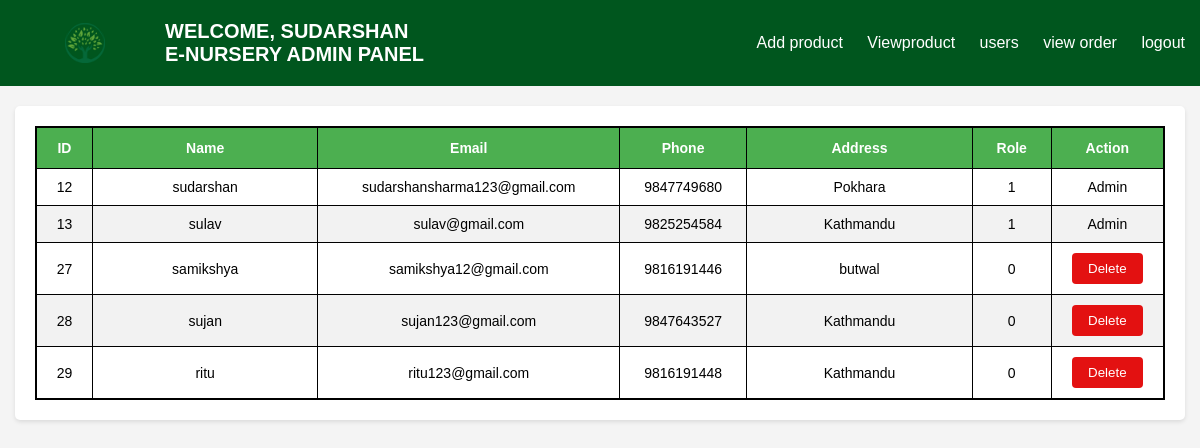
The page /AIV0/adminside/users.php (signed in) on the database its author committed.
### tables this page shows
CREATE TABLE `customeruser` (
  `id` int(11) NOT NULL,
  `username` varchar(20) NOT NULL,
  `phone` varchar(20) NOT NULL,
  `Email` varchar(30) NOT NULL,
  `Password` varchar(20) NOT NULL,
  `role` int(11) NOT NULL,
  `address` varchar(50) NOT NULL
);

### AIV0/adminside/users.php (the view, shortened to what this page needs)
<?php
include "../include/db.php";
$query = "SELECT * FROM customeruser";
$result = mysqli_query($conn, $query);
?>
<!DOCTYPE html>
<html lang="en">
<head>
    <link rel="stylesheet" href="https://cdnjs.cloudflare.com/ajax/libs/font-awesome/6.5.1/css/all.min.css" />
    <link rel="stylesheet" href="viewuser.css">
</head>
<body>
    <?php include 'header.php'; ?>
    <div class="container">
        <section class="display_product">
    <table >
        <thead>
            <tr>
                <th>ID</th>
                <th>Name</th>
                <th>Email</th>
                <th>Phone</th>
                <th>Address</th>
                <th>Role</th>
                <th>Action</th>
            </tr>
        </thead>
        <tbody>
            <?php
            if (mysqli_num_rows($result) > 0) {
                while ($row = mysqli_fetch_assoc($result)) {
                    echo "<tr>
                        <td>" . $row['id'] . "</td>
                        <td>" . $row['username'] . "</td>
                        <td>" . $row['Email'] . "</td>
                        <td>" . $row['phone'] . "</td>
                        <td>" . $row['address'] . "</td>
                        <td>" . $row['role'] . "</td>
                    <td>
                        <form action='Useredit.php' method='post'>
                        <input type='hidden' name='id' value='" . $row['id'] . "'>
                        <input type='hidden' name='name' value='" . $row['username'] . "'>
                        <input type='hidden' name='email' value='" . $row['Email'] . "'>
                        <input type='hidden' name='phone' value='" . $row['phone'] . "'>
                        <input type='hidden' name='address' value='" . $row['address'] . "'>
                        <input type='hidden' name='role' value='" . $row['role'] . "'>
                        ";
                        if($row['role']==1){
                            echo "Admin";
                        }
                        else{
                            echo "
                        </form>
                        <form action='userdelete.php' method='post'>
                        <input type='hidden' name='id' value='" . $row['id'] . "'>
                        <button type='submit' name='delete' class='deltetn'>Delete</button>
                        </form>
                    </td>
                    </tr>";
                        }
                }
            } else {
                echo "<tr><td colspan='4'>No users found</td></tr>";
            }
            ?>
        </tbody>
    </table>
</body>
</html>

### AIV0/adminside/header.php (shortened to what this page needs)
  <?php
$admin_name = $_SESSION['username'];
?>
  <header class="header">
<div class="header_body">
<div class="logo">
      <img src="../img/logo.png" alt="Nature's Nursery">
      <div class="logo-text">
      <h1 style="font-size: 20px;">Welcome, <?php echo $admin_name; ?></h1>
        <span class="green">E-nursery</span> <span class="white">Admin</span>  <span class="white">Panel</span>
      </div>
    </div>
<nav class="navbar">
    <a href="admin.php">Add product</a>
    <a href="viewproducts.php">Viewproduct</a>
    <a href="users.php">users</a>
    <a href="vieworders.php">view order</a>
    <a href="../userside/logout.php">logout</a>
</nav>
</div>
</header>

### AIV0/adminside/viewuser.css (style rules this page uses)
.header { background-color: #00561e; color: #fff; padding: 20px 0; }
.header_body { display: flex; justify-content: space-between; align-items: center; max-width: 1200px; margin: 0 auto; padding: 0 15px; }
.logo { font-size: 24px; text-decoration: none; color: #fff; }
.navbar a { color: #fff; text-decoration: none; margin-left: 20px; transition: opacity 0.3s ease; }
* { margin: 0; padding: 0; box-sizing: border-box; }
body { font-family: Arial, sans-serif; background-color: #f4f4f4; }
.container { max-width: 1200px; margin: 20px auto; padding: 0 15px; }
section { background-color: #fff; padding: 20px; border-radius: 5px; box-shadow: 0 2px 4px rgba(0, 0, 0, 0.1); }
.logo { display: flex; align-items: center; margin-left: 50px; }
.logo img { height: 40px; margin-right: 60px; }
.logo-text { font-size: 20px; font-weight: bold; text-transform: uppercase; }
table { width: 100%; border-collapse: collapse; border-spacing: 0; border: 2px solid black; }
th { background-color: #4CAF50; color: white; font-weight: bold; padding: 12px 10px; text-align: left; border: 1px solid black; font-size: 14px; }
tr:nth-child(even) { background-color: #f2f2f2; }
td { padding: 10px; text-align: center; border: 1px solid black; font-size: 14px; }
th:nth-child(1), td:nth-child(1) { width: 5%; }
th:nth-child(5), td:nth-child(5) { width: 20%; }
th:nth-child(6), td:nth-child(6) { width: 7%; }
th:nth-child(7), td:nth-child(7) { width: 10%; }
th:nth-child(2), td:nth-child(2) { width: 20%; }
.deltetn { background-color: rgb(227, 17, 17); color: white; border: none; padding: 8px 16px; border-radius: 4px; cursor: pointer; }
th { text-align: center; }

### rows shown on the page
customeruser: id "12", username "sudarshan", Email "sudarshansharma123@gmail.com", phone "9847749680", address "Pokhara", role "1", shows "Admin"
customeruser: id "13", username "sulav", Email "sulav@gmail.com", phone "9825254584", address "Kathmandu", role "1", shows "Admin"
customeruser: id "27", username "samikshya", Email "samikshya12@gmail.com", phone "9816191446", address "butwal", role "0"
customeruser: id "28", username "sujan", Email "sujan123@gmail.com", phone "9847643527", address "Kathmandu", role "0"
customeruser: id "29", username "ritu", Email "ritu123@gmail.com", phone "9816191448", address "Kathmandu", role "0"

### other values the page prints
$admin_name "SUDARSHAN"
